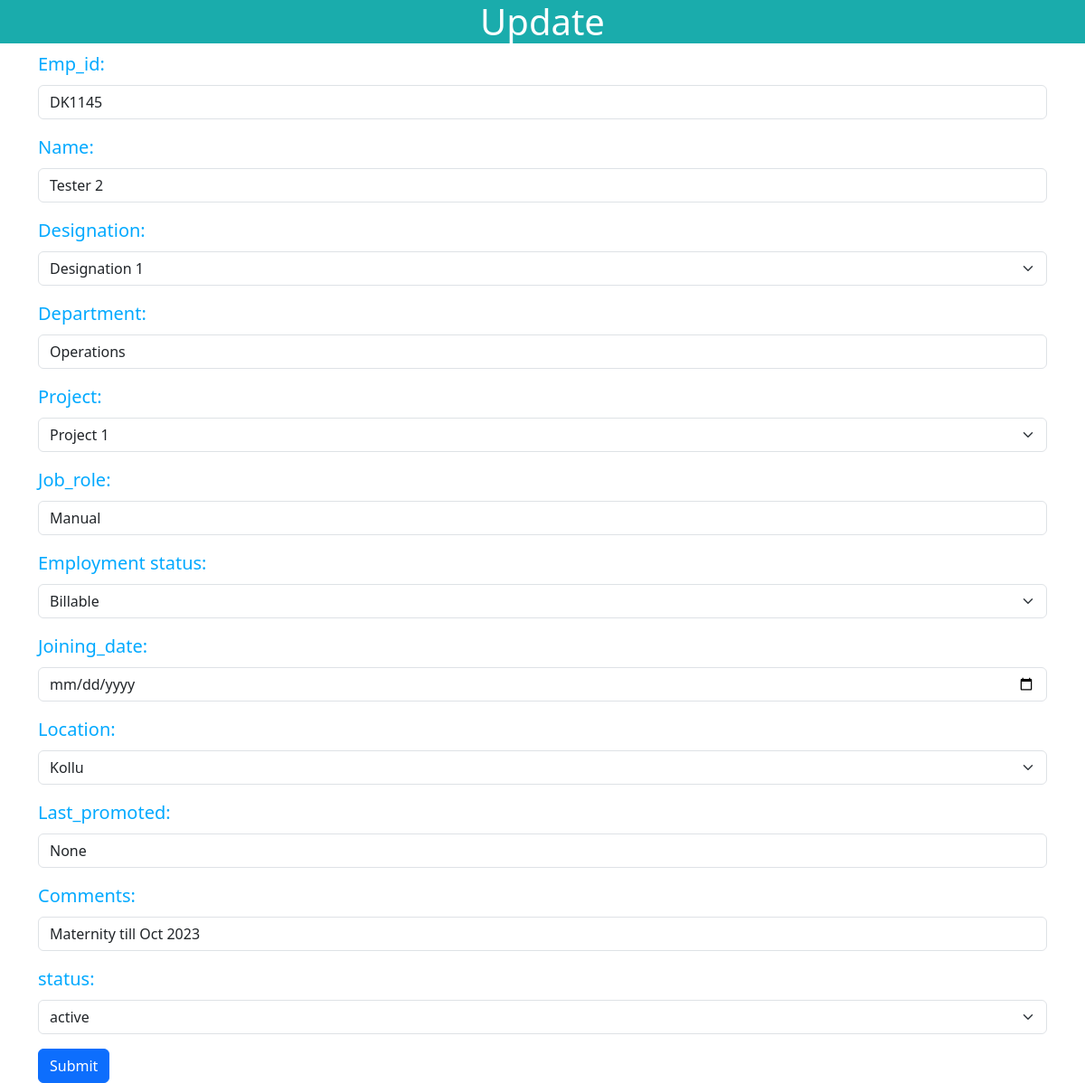
Screenshot of /update/2 with the database file from the repository.
### app.py (models this page shows)
class Employee(db.Model):
    Sno = db.Column(db.Integer, primary_key=True, autoincrement=True)
    Emp_id = db.Column(db.String(500))
    Name = db.Column(db.String(500))
    Designation = db.Column(db.String(500))
    Department = db.Column(db.String(500))
    Project = db.Column(db.String(500))
    Job_role = db.Column(db.String(500))
    Employment_status = db.Column(db.String(500))
    Joining_date = db.Column(db.String(500))
    Experience = db.Column(db.String(500))
    Location = db.Column(db.String(500))
    Last_promoted = db.Column(db.String(500))
    Comments = db.Column(db.String(500))
    employee_status=db.Column(db.String(500))

### app.py (the view, shortened to what this page needs)
@app.route("/update/<int:sno>",methods=["GET","POST"])
def Update(sno):
    selected_date = request.args.get("date")
    employee=Employee.query.filter_by(Sno=sno).first()
    return render_template("update.html",employee=employee,selected_date=selected_date)

### templates/update.html (shortened to what this page needs)
<!doctype html>
<html lang="en">
  <head>
    <link href="https://cdn.jsdelivr.net/npm/bootstrap@5.3.2/dist/css/bootstrap.min.css" rel="stylesheet">
    <link rel="stylesheet" href="{{ url_for('static', filename='update.css') }}">
  </head>
  <body>
    <h1 class="title">Update </h1>
    <div class="container">
        <form action="/update/{{employee.Sno}}" method="post">
            <div class="mb-3 label">
              <label for="emp_id" class="form-label">Emp_id:</label>
              <input type="text" class="form-control" id="emp_id" name="emp_id" value="{{employee.Emp_id | safe}}" aria-describedby="emailHelp">
            </div>
            <div class="mb-3 label">
              <label for="name" class="form-label">Name:</label>
              <input type="text" class="form-control" value="{{ employee.Name | safe }}" name="name" id="name">
            </div>
            <div class="mb-3 label">
              <label for="designation" class="form-label">Designation:</label>
              <select name="designation" data-target="otherProjectField" class="form-select toggle-dropdown">
                  <option value="Designation 1">Designation 1</option>
              </select>
            </div>
            <div class="mb-3 label">
                <label for="department" class="form-label">Department:</label>
                <input type="text" class="form-control" value="{{employee.Department | safe}}" name="department" id="department">
            </div>
            <div class="mb-3 label">
              <label for="project" class="form-label">Project:</label>
              <select name="project" data-target="otherProjectField" class="form-select toggle-dropdown">
                  <option value="Project 1">Project 1</option>
              </select>
            </div>
            <div class="mb-3 label">
                <label for="job_role" class="form-label">Job_role:</label>
                <input type="text" class="form-control" value="{{employee.Job_role | safe}}" name="job_role" id="job_role">
            </div>
            <div class="mb-3 label">
              <label for="employment_status" class="form-label">Employment status:</label>
              <select name="employment_status" data-target="otherProjectField" id="employment_status" class="form-select toggle-dropdown">
                <option value="Billable">Billable</option>
              </select>
            </div>
            <div class="mb-3 label">
              <label for="joining_date" class="form-label">Joining_date:</label>
              <div class="cont">
                <input  type="date" class="form-control" value="{{employee.Joining_date}}" name="joining_date" id="joining_date">
              </div>
            </div>
            <div class="mb-3 label">
                <label for="location" class="form-label">Location:</label>
                <select name="location" data-target="otherLocationField" id="location" class="form-select toggle-dropdown">
                  <option value="Kollu">Kollu</option>
                </select>
            </div>
            <div class="mb-3 label">
                <label for="last_promoted" class="form-label">Last_promoted:</label>
                <input type="text" class="form-control" value="{{employee.Last_promoted | safe}}" name="last_promoted" id="last_promoted">
            </div>
            <div class="mb-3 label">
                <label for="comments" class="form-label">Comments:</label>
                <input type="text" class="form-control" value="{{employee.Comments | safe}}" name="comments" id="comments">
            </div>
            <div class="mb-3 label">
              <label for="status" class="form-label">status:</label>
              <select name="status" data-target="otherProjectField" id="status" class="form-select toggle-dropdown">
                  <option value="active">active</option>
              </select>
            </div>
            <button type="submit" class="btn btn-primary">Submit</button>
          </form>
    </div>
  </body>
</html>

### static/update.css (style rules this page uses)
.cont { display: flex; align-items: center; }
.title { text-align: center; background-color:#1AACAC; color:white; }
.label { font-size:20px; color:#00A9FF; }

### rows the page displays
Employee: emp_id "DK1145", name "Tester 2", department "Operations", job_role "Manual", last_promoted "None", comments "Maternity till Oct 2023"
